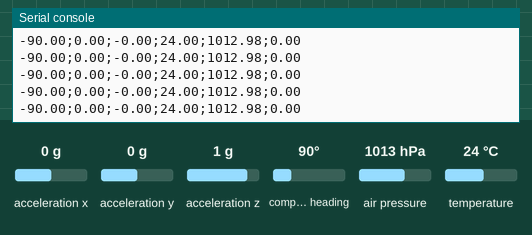
Simulated run of this program. Board: Raspberry Pi Pico running MicroPython. On the bench: the last lines printed to the serial console. The inputs (shaded band) are chosen by the test bench; at power-on: acceleration x 0 g, acceleration y 0 g, acceleration z 1 g, compass heading 90°, air pressure 1013 hPa, temperature 24 °C.

Above: at 1.2 s.
1.3 s: acceleration x set to -1.4 g
At 1.9 s:
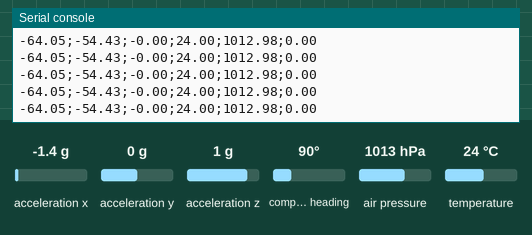
2.8 s: acceleration y set to -1.4 g
At 3.9 s:
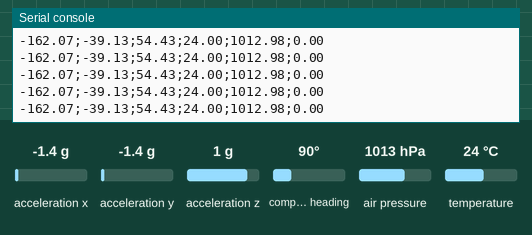
4.3 s: acceleration z set to -1.4 g
At 5.3 s:
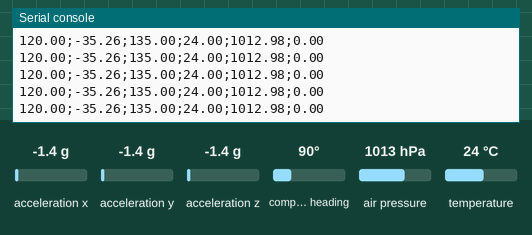
5.8 s: compass heading set to 7°
At 6.7 s:
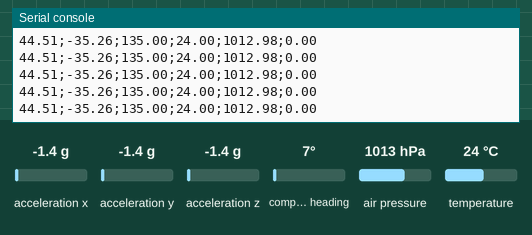
7.3 s: air pressure set to 952 hPa
At 7.9 s:
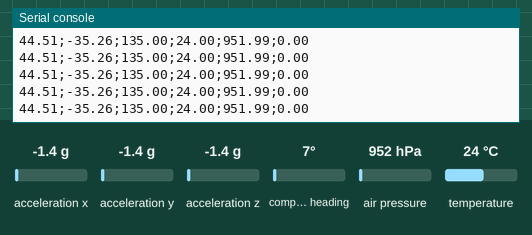
Timing chart, 0 to 9.8 s (numbered marks = the images above; inputs shaded):
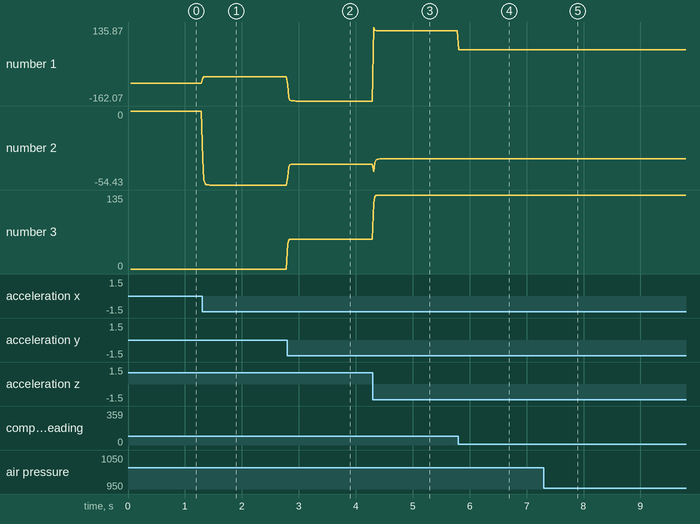

Measured:
- after the input at 1.3 s, the serial console: prints a new line at once (image 1)
- after the input at 2.8 s, the serial console: prints a new line at once (image 2)
- after the input at 4.3 s, the serial console: prints a new line at once (image 3)
- after the input at 5.8 s, the serial console: prints a new line at once (image 4)
- after the input at 7.3 s, the serial console: prints a new line at once (image 5)
- plotted number 1: -90 → -64.05 after the input at 1.3 s, -64.05 → -162.07 after the input at 2.8 s, -162.07 → 120 after the input at 4.3 s, 120 → 44.51 after the input at 5.8 s
- plotted number 2: 0 → -54.43 after the input at 1.3 s, -54.43 → -39.13 after the input at 2.8 s, -39.13 → -35.26 after the input at 4.3 s
- plotted number 3: 0 → 54.43 after the input at 2.8 s, 54.43 → 135 after the input at 4.3 s

The program:

gy80.py
```python
#
# GY80 rp2040
# four on board chips
# 30 = 0x1e HMC5883L digital compass
# 83 0x53  ADXL 345 accelerometer
# 105 0x69 L3G4200D gyro
# 119 0x77 BMP085 Pressure Temp.
#
import machine
import math
import utime

OUTPUT_DATA_INTERVAL = 20 # ms
timestamp = 0

# the pin indexes are the gpio numbers so Pin is a gpio pin
sda=machine.Pin(0)
scl=machine.Pin(1)
i2c=machine.I2C(0,sda=sda, scl=scl, freq=400000)
print('i2c devices found {0}'.format(i2c.scan()))

class I2cDevice:
    # protected attributes
    _debug = False

    def __init__ (self, deviceAddress):
        self.__deviceAddress = deviceAddress

    @staticmethod
    def _unsig (bytes):
        return bytes[0]*256 + bytes[1]

    @staticmethod
    def _unsig_le (bytes):
        return bytes[1]*256 + bytes[0]

    @staticmethod
    def _twos_complement (bytes):
        unsigned = I2cDevice._unsig(bytes)
        if unsigned & 0x8000:
             return ((unsigned & 0x7fff) -32768)
        else:
             return unsigned

    # two comp little endian byte order
    @staticmethod
    def _twos_complement_le (bytes):
        unsigned = I2cDevice._unsig_le(bytes)
        if unsigned & 0x8000:
             return ((unsigned & 0x7fff) -32768)
        else:
             return unsigned

    # read from address
    def _rfa (self, addr, len=2):
        return i2c.readfrom_mem(self.__deviceAddress, addr, len)

    # write to address
    def _wta (self, addr, value):
        i2c.writeto_mem(self.__deviceAddress, addr, bytes([value]))

#=============================================================================
#
# Pressure and temperature sensor
#
class Bmp085(I2cDevice):
    __registerBase=0xAA # __registerBase register address for BMP085
    __results = {}
    __registers = ['AC1', 'AC2', 'AC3', 'AC4', 'AC5', 'AC6', 'B1', 'B2', 'MB', 'MC', 'MD']
    __unsigned = ['AC4', 'AC5', 'AC6']

    CONTROL_REG = 0xF4
    MEASURE_TEMPERATURE = 0x2E
    MEASURE_PRESSURE = 0x34   # measure pressure (osrs=0)
    MSB = 0xF6


    # constructor taking optional address
    def __init__ (self, deviceAddress=0x77):
       # 0xEF read 0xEE write
        super().__init__(deviceAddress)
        id = self._rfa(0xD0)
        if self._debug:
            print('ID {0} {1}'.format(hex(id[0]),hex(id[1])))

        # populate the hash with values from the named registers
        for register in self.__registers:
            value= self._rfa(self.__registerBase)
            if register in self.__unsigned:
                self.__results[register] = I2cDevice._unsig(value)
            else:
                self.__results[register] = I2cDevice._twos_complement(value)
            self.__registerBase+=2
            if self._debug:
                print('{0} {1}'.format(register, self.__results[register]))

    def getTemperature(self):
        self._wta(self.CONTROL_REG, self.MEASURE_TEMPERATURE)
        # wait 4.5 ms
        utime.sleep_us(4500)
        # read 2 bytes msb f6, lsb f7
        UT=self._unsig(self._rfa(self.MSB))

        X1=((UT-self.__results['AC6']) * self.__results['AC5']) / float(1<<15)
        X2=((self.__results['MC'] * float(1<<11)))/(X1+self.__results['MD'])
        self.__B5=X1+X2
        if self._debug:
            print('UT {0}'.format(UT))
            print('X1 {0}'.format(X1))
            print('X2 {0}'.format(X2))
            print('B5 {0}'.format(self.__B5))
        self.__T=(self.__B5+8.0)/16.0
        return self.__T

    # requires temperature to be calculated before this can be calculated
    def getPressure(self):
        self._wta(self.CONTROL_REG, self.MEASURE_PRESSURE)
        # wait 4.5 ms
        utime.sleep_us(4500)
        if self._debug:
            print('B5 {0} T {1}'.format(self.__B5,self.__T))

        # read 3 bytes msb f6, lsb f7, xlsb f8
        UP0= self._rfa(self.MSB,3)
        if self._debug:
            print('MSB {0}'.format(UP0[0]))
            print('LSB {0}'.format(UP0[1]))
            print('XLSB {0}'.format(UP0[2]))
        # if oss is 0 then xlsb is totally ignored
        UP=((UP0[0]<<16) + (UP0[1]<<8) + UP0[2]) >> 8

        B6=math.floor(self.__B5 - 4000)
        X1=math.floor((self.__results['B2'] * ((B6 * B6)/float(1<<12)))/float(1<<11))
        X2=math.floor(((self.__results['AC2'] * B6)/float(1<<11)))
        X3=X1+X2
        B3=math.floor(((self.__results['AC1']*4+X3)+2)/4)
        if self._debug:
            print('UP {0}'.format(UP))
            print('B6 {0}'.format(B6))
            print('X1 {0}'.format(X1))
            print('X2 {0}'.format(X2))
            print('X3 {0}'.format(X3))
            print('B3 {0}'.format(B3))

        X1=math.floor(((self.__results['AC3']*B6)/float(1<<13)))
        X2=math.floor((self.__results['B1']*((B6*B6)/float(1<<12))/float(1<<16)))
        X3=math.floor(((X1+X2)+2)/4)
        B4=math.floor((self.__results['AC4']*(X3+32768))/float(1<<15))
        B7=math.floor((UP-B3)*50000)

        if self._debug:
            print('X1 {0}'.format(X1))
            print('X2 {0}'.format(X2))
            print('X3 {0}'.format(X3))
            print('B4 {0}'.format(B4))
            print('B7 {0}'.format(B7))
            print('B7 {0}'.format(hex(B7)))

        if B7 < 0x80000000:
                p = math.floor((B7*2)/B4)
        else:
                p = math.floor((B7/B4)*2)

        X1=math.floor((p/float(1<<8))*(p/float(1<<8)))
        if self._debug:
            print('p {0}'.format(p))
            print('X1 {0}'.format(X1))
        X1=math.floor((X1*3038)/float(1<<16))
        X2=math.floor((-7357*p)/float(1<<16))
        if self._debug:
            print('X1 {0}'.format(X1))
            print('X2 {0}'.format(X2))
        p = math.floor(p + (X1+X2+3791)/16)
        return p
#=============================================================================
#
# Accelerometer
#
class Adxl345(I2cDevice):
    X=0x32
    Y=0x34
    Z=0x36
    POWER = 0x2D
    DATA_FORMAT = 0x31
    RATE = 0x2C

    __registerBase=0x00 # _registerBase register address for ADXL345

    __fXg = 0.0
    __fYg = 0.0
    __fZg = 0.0

    ALPHA = 0.5

    # constructor taking optional address
    def __init__ (self, deviceAddress=0x53):
       # 0xEF read 0xEE write
        super().__init__(deviceAddress)
        if self._debug:
            results = []
            for i in range(58):
                results.append(self._rfa(i,1))
                if int.from_bytes(results[i], "big") != 0:
                    print('{0} {1}'.format(i,hex(int.from_bytes(results[i], "big"))))

        self._wta(self.POWER, 0x08) # measurement mode
        utime.sleep_us(5000)
        self._wta(self.DATA_FORMAT, 0x08) # full res.
        utime.sleep_us(5000)
        self._wta(self.RATE, 0x09) # 50Hz Normal
        utime.sleep_us(5000)

    def getX(self):
        return self._twos_complement_le(self._rfa(self.X))

    def getY(self):
        return self._twos_complement_le(self._rfa(self.Y))

    def getZ(self):
        return self._twos_complement_le(self._rfa(self.Z))

    def getRoll(self):
        # see oscarlamng using gy80 https://oscarliang.com/use-gy80-arduino-adxl345-accelerometer/
        Xg = self.getX()
        Yg = self.getY()
        Zg = self.getZ()
        self.__fXg = Xg * self.ALPHA + (self.__fXg * ( 1.0 - self.ALPHA))
        self.__fYg = Yg * self.ALPHA + (self.__fYg * ( 1.0 - self.ALPHA))
        self.__fZg = Zg * self.ALPHA + (self.__fZg * ( 1.0 - self.ALPHA))
        return (math.atan2(- self.__fYg, self.__fZg) * 180.0)/ math.pi

    def getPitch(self):
        return (math.atan2(self.__fXg, math.sqrt(self.__fYg * self.__fYg + self.__fZg * self.__fZg)) * 180.0)/ math.pi

#=============================================================================
#
# Digital compass
#
class Hmc5883L(I2cDevice):
    X=0x03
    Y=0x07  # NB the addresses are swapped
    Z=0x05  # NB the addresses are swapped

    # register addresses
    CRA = 0x00
    CRB = 0x01
    MODE = 0x02

    IDENT_REG_A = 0x0A

    # constructor taking optional address
    def __init__ (self, deviceAddress=0x1E):
       # 0xEF read 0xEE write
        super().__init__(deviceAddress)
        if self._debug:
            results = []
            for i in range(13):
                results.append(self._rfa(i,1))
                if int.from_bytes(results[i], "big") != 0:
                    print('{0} {1}'.format(i,hex(int.from_bytes(results[i], "big"))))
            id = self._rfa(self.IDENT_REG_A,3)
            print('id = {0}'.format(id))

        self._wta(self.CRA, 0x70) # 8 samples average 15hz
        self._wta(self.CRB, 0xA0) # gain = 5, 390 lsb/gauss resolution 2.56
        self._wta(self.MODE, 0x00) # continuous

        # wait 6 ms
        utime.sleep_us(6000)

    def getX(self):
        return self._twos_complement(self._rfa(self.X))
    def getY(self):
        return self._twos_complement(self._rfa(self.Y))
    def getZ(self):
        return self._twos_complement(self._rfa(self.Z))

    def getBearing(self, roll, pitch):
        # convert to radians
        roll = roll*math.pi/180.0
        pitch = pitch*math.pi/180.0

        x=self.getX()
        y=self.getY()
        z=self.getZ()

        cos_roll = math.cos(roll)
        sin_roll = math.sin(roll)
        cos_pitch = math.cos(pitch)
        sin_pitch = math.sin(pitch)

        # Tilt compensated magnetic field X
        mag_x = x*cos_pitch + y*sin_roll*sin_pitch + z*cos_roll*sin_pitch
        # Tilt compensated magnetic field Y
        mag_y = y*cos_roll + z*sin_roll

        # bearing
        return math.atan2(-mag_y, mag_x)*180.0/math.pi
#=============================================================================
#
# Gyroscope
#
class L3g4200d(I2cDevice):
    X=0x28
    Y=0x2A
    Z=0x2C
    CONTROL_REG1 = 0x20
    CONTROL_REG4 = 0x23
    AUTO_INCREMENT_ADDRESS = 0x80

    # constructor taking optional address
    def __init__ (self, deviceAddress=0x69):
       # 0xEF read 0xEE write
        super().__init__(deviceAddress)
        if self._debug:
            results = []
            for i in range(57):
                results.append(self._rfa(i,1))
                if int.from_bytes(results[i], "big") != 0:
                    print('{0} {1}'.format(hex(i),hex(int.from_bytes(results[i], "big"))))

        self._wta(self.CONTROL_REG1, 0x0F) # normal power mode, all axes enabled, 100Hz
        utime.sleep_us(5000)
        self._wta(self.CONTROL_REG4, 0x20) # Continuous update Little endian, 2000 dps full scale
        utime.sleep_us(5000)

    def getX(self):
        return self._twos_complement_le(self._rfa(self.X | self.AUTO_INCREMENT_ADDRESS))
    def getY(self):
        return self._twos_complement_le(self._rfa(self.Y | self.AUTO_INCREMENT_ADDRESS))
    def getZ(self):
        return self._twos_complement_le(self._rfa(self.Z | self.AUTO_INCREMENT_ADDRESS))

#=============================================================================
# main loop
verbose=False

bmp085=Bmp085()
adxl345=Adxl345()
hmc5883L=Hmc5883L()
l3g4200d=L3g4200d()

while True:
    if utime.ticks_ms() - timestamp > OUTPUT_DATA_INTERVAL:
        timestamp_old = timestamp
        timestamp = utime.ticks_ms()

        temp=bmp085.getTemperature()
        pressure=bmp085.getPressure()

        if verbose:
            print('Temperature {0} degrees C Pressure {1} hPa {2} mmHg'.format(temp/10.0, pressure/100.0, (pressure*7.50062)/1000.0))
            print('Accelerometer adxl345 roll {0} pitch {1}'.format(adxl345.getRoll(),adxl345.getPitch()))
            print('Compass hmc5883L X={0} Y={1} Z={2} bearing {3}'.format(hmc5883L.getX(),hmc5883L.getY(),hmc5883L.getZ(),hmc5883L.getBearing(adxl345.getRoll(),adxl345.getPitch())))
            print('Gyro l3g4200d X={0} Y={1} Z={2}'.format(l3g4200d.getX(),l3g4200d.getY(),l3g4200d.getZ()))
            print()
            utime.sleep(1)
        else:
            print('{0:.2f};{1:.2f};{2:.2f};{3:.2f};{4:.2f};{5:.2f}'.format(hmc5883L.getBearing(adxl345.getRoll(),adxl345.getPitch()),adxl345.getPitch(),adxl345.getRoll(),temp/10.0,pressure/100.0,0.0))
```
